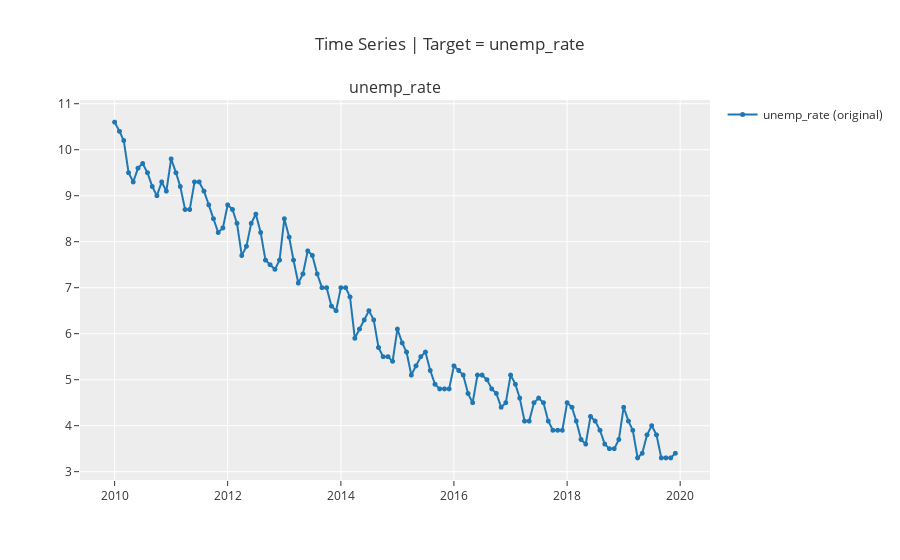

The notebook cell this image was saved under:
### Markdown cell above
Some additional plots:

### Code cell
# exp.plot_model(plot="ts")
exp.plot_model(plot="ts", return_fig=True).show()
